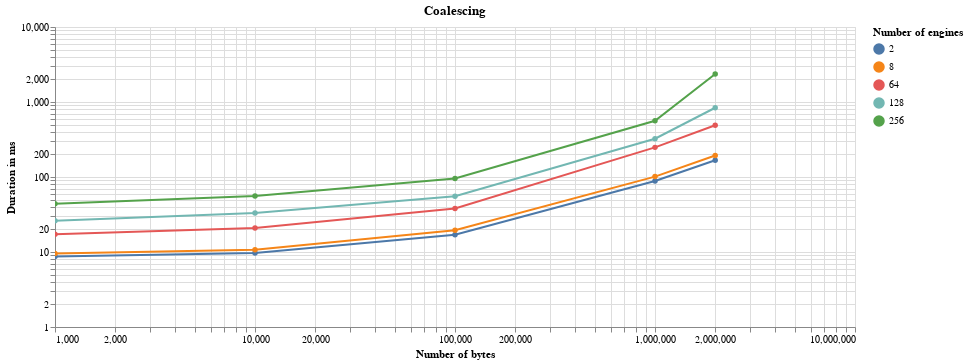
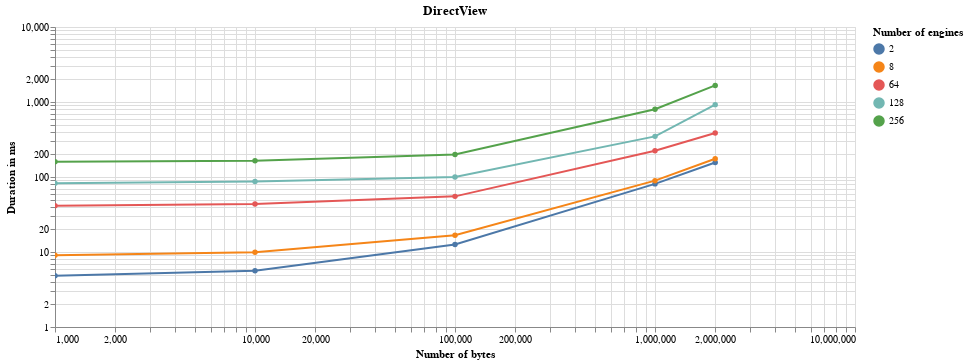
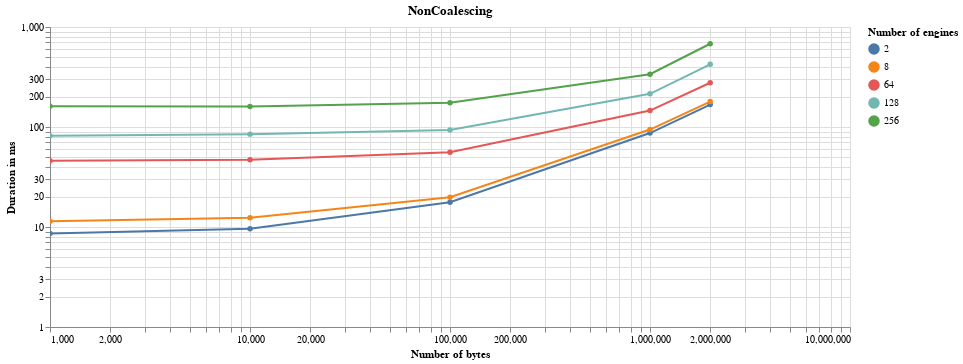

The notebook cell these images were saved under, in order:
### Code cell
for delay in data['Delay'].unique():    
    display(Markdown(f'### With a delay of {delay}'))
    for scheduler_name in data[data['Delay'] == delay]['Scheduler name'].unique():
        scheduler_data = data[(data['Delay'] == delay) & (data['Scheduler name'] == scheduler_name)]
        alt.Chart(scheduler_data).mark_line(point=True).encode(
            alt.X(
                'Number of bytes',
                scale=alt.Scale(type='log')
            ),
            alt.Y(
                'Duration in ms',
                scale=alt.Scale(type='log')

            ),
            color='Number of engines:N',
            tooltip='Duration in ms',
    
        ).properties(title=scheduler_name, width=800).interactive().display(renderer='svg')

### Figure 1 — Vega-Lite specification as saved in the notebook (floating-point values rounded to 4 significant figures)
{"$schema": "https://vega.github.io/schema/vega-lite/v3.4.0.json", "config": {"mark": {"tooltip": null}, "view": {"height": 300, "width": 400}}, "data": {"name": "data-8c265fd64a3561be412873cb7e6e176a"}, "datasets": {"data-8c265fd64a3561be412873cb7e6e176a": [{"Delay": 0, "Duration in ms": 8.69, "Number of bytes": 1000, "Number of engines": 2, "Scheduler name": "Coalescing", "Speedup": 0.5558}, {"Delay": 0, "Duration in ms": 9.68, "Number of bytes": 10000, "Number of engines": 2, "Scheduler name": "Coalescing", "Speedup": 0.5795}, {"Delay": 0, "Duration in ms": 16.97, "Number of bytes": 100000, "Number of engines": 2, "Scheduler name": "Coalescing", "Speedup": 0.7443}, {"Delay": 0, "Duration in ms": 88.53, "Number of bytes": 1000000, "Number of engines": 2, "Scheduler name": "Coalescing", "Speedup": 0.9145}, {"Delay": 0, "Duration in ms": 167.2, "Number of bytes": 2000000, "Number of engines": 2, "Scheduler name": "Coalescing", "Speedup": 0.9346}, {"Delay": 0, "Duration in ms": 9.58, "Number of bytes": 1000, "Number of engines": 8, "Scheduler name": "Coalescing", "Speedup": 0.9468}, {"Delay": 0, "Duration in ms": 10.75, "Number of bytes": 10000, "Number of engines": 8, "Scheduler name": "Coalescing", "Speedup": 0.92}, {"Delay": 0, "Duration in ms": 19.54, "Number of bytes": 100000, "Number of engines": 8, "Scheduler name": "Coalescing", "Speedup": 0.8557}, {"Delay": 0, "Duration in ms": 101.3, "Number of bytes": 1000000, "Number of engines": 8, "Scheduler name": "Coalescing", "Speedup": 0.8829}, {"Delay": 0, "Duration in ms": 193.7, "Number of bytes": 2000000, "Number of engines": 8, "Scheduler name": "Coalescing", "Speedup": 0.9027}, {"Delay": 0, "Duration in ms": 17.22, "Number of bytes": 1000, "Number of engines": 64, "Scheduler name": "Coalescing", "Speedup": 2.398}, {"Delay": 0, "Duration in ms": 20.95, "Number of bytes": 10000, "Number of engines": 64, "Scheduler name": "Coalescing", "Speedup": 2.079}, {"Delay": 0, "Duration in ms": 38.13, "Number of bytes": 100000, "Number of engines": 64, "Scheduler name": "Coalescing", "Speedup": 1.447}, {"Delay": 0, "Duration in ms": 248.3, "Number of bytes": 1000000, "Number of engines": 64, "Scheduler name": "Coalescing", "Speedup": 0.9019}, {"Delay": 0, "Duration in ms": 489.0, "Number of bytes": 2000000, "Number of engines": 64, "Scheduler name": "Coalescing", "Speedup": 0.7901}, {"Delay": 0, "Duration in ms": 26.13, "Number of bytes": 1000, "Number of engines": 128, "Scheduler name": "Coalescing", "Speedup": 3.153}, {"Delay": 0, "Duration in ms": 33.18, "Number of bytes": 10000, "Number of engines": 128, "Scheduler name": "Coalescing", "Speedup": 2.618}, {"Delay": 0, "Duration in ms": 55.29, "Number of bytes": 100000, "Number of engines": 128, "Scheduler name": "Coalescing", "Speedup": 1.809}, {"Delay": 0, "Duration in ms": 324.0, "Number of bytes": 1000000, "Number of engines": 128, "Scheduler name": "Coalescing", "Speedup": 1.074}, {"Delay": 0, "Duration in ms": 838.5, "Number of bytes": 2000000, "Number of engines": 128, "Scheduler name": "Coalescing", "Speedup": 1.1}, {"Delay": 0, "Duration in ms": 43.95, "Number of bytes": 1000, "Number of engines": 256, "Scheduler name": "Coalescing", "Speedup": 3.638}, {"Delay": 0, "Duration in ms": 55.73, "Number of bytes": 10000, "Number of engines": 256, "Scheduler name": "Coalescing", "Speedup": 2.964}, {"Delay": 0, "Duration in ms": 95.34, "Number of bytes": 100000, "Number of engines": 256, "Scheduler name": "Coalescing", "Speedup": 2.094}, {"Delay": 0, "Duration in ms": 561.7, "Number of bytes": 1000000, "Number of engines": 256, "Scheduler name": "Coalescing", "Speedup": 1.428}, {"Delay": 0, "Duration in ms": 2359.0, "Number of bytes": 2000000, "Number of engines": 256, "Scheduler name": "Coalescing", "Speedup": 0.705}]}, "encoding": {"color": {"field": "Number of engines", "type": "nominal"}, "tooltip": {"field": "Duration in ms", "type": "quantitative"}, "x": {"field": "Number of bytes", "scale": {"type": "log"}, "type": "quantitative"}, "y": {"field": "Duration in ms", "scale": {"type": "log"}, "type": "quantitative"}}, "mark": {"point": true, "type": "line"}, "selection": {"selector004": {"bind": "scales", "encodings": ["x", "y"], "type": "interval"}}, "title": "Coalescing", "width": 800}

### Figure 2 — Vega-Lite specification as saved in the notebook (floating-point values rounded to 4 significant figures)
{"$schema": "https://vega.github.io/schema/vega-lite/v3.4.0.json", "config": {"mark": {"tooltip": null}, "view": {"height": 300, "width": 400}}, "data": {"name": "data-74a72e475c33fd9643e48eab734eddf1"}, "datasets": {"data-74a72e475c33fd9643e48eab734eddf1": [{"Delay": 0, "Duration in ms": 4.83, "Number of bytes": 1000, "Number of engines": 2, "Scheduler name": "DirectView", "Speedup": 1}, {"Delay": 0, "Duration in ms": 5.61, "Number of bytes": 10000, "Number of engines": 2, "Scheduler name": "DirectView", "Speedup": 1}, {"Delay": 0, "Duration in ms": 12.63, "Number of bytes": 100000, "Number of engines": 2, "Scheduler name": "DirectView", "Speedup": 1}, {"Delay": 0, "Duration in ms": 80.96, "Number of bytes": 1000000, "Number of engines": 2, "Scheduler name": "DirectView", "Speedup": 1}, {"Delay": 0, "Duration in ms": 156.3, "Number of bytes": 2000000, "Number of engines": 2, "Scheduler name": "DirectView", "Speedup": 1}, {"Delay": 0, "Duration in ms": 9.07, "Number of bytes": 1000, "Number of engines": 8, "Scheduler name": "DirectView", "Speedup": 1}, {"Delay": 0, "Duration in ms": 9.89, "Number of bytes": 10000, "Number of engines": 8, "Scheduler name": "DirectView", "Speedup": 1}, {"Delay": 0, "Duration in ms": 16.72, "Number of bytes": 100000, "Number of engines": 8, "Scheduler name": "DirectView", "Speedup": 1}, {"Delay": 0, "Duration in ms": 89.4, "Number of bytes": 1000000, "Number of engines": 8, "Scheduler name": "DirectView", "Speedup": 1}, {"Delay": 0, "Duration in ms": 174.8, "Number of bytes": 2000000, "Number of engines": 8, "Scheduler name": "DirectView", "Speedup": 1}, {"Delay": 0, "Duration in ms": 41.29, "Number of bytes": 1000, "Number of engines": 64, "Scheduler name": "DirectView", "Speedup": 1}, {"Delay": 0, "Duration in ms": 43.55, "Number of bytes": 10000, "Number of engines": 64, "Scheduler name": "DirectView", "Speedup": 1}, {"Delay": 0, "Duration in ms": 55.17, "Number of bytes": 100000, "Number of engines": 64, "Scheduler name": "DirectView", "Speedup": 1}, {"Delay": 0, "Duration in ms": 224.0, "Number of bytes": 1000000, "Number of engines": 64, "Scheduler name": "DirectView", "Speedup": 1}, {"Delay": 0, "Duration in ms": 386.3, "Number of bytes": 2000000, "Number of engines": 64, "Scheduler name": "DirectView", "Speedup": 1}, {"Delay": 0, "Duration in ms": 82.4, "Number of bytes": 1000, "Number of engines": 128, "Scheduler name": "DirectView", "Speedup": 1}, {"Delay": 0, "Duration in ms": 86.85, "Number of bytes": 10000, "Number of engines": 128, "Scheduler name": "DirectView", "Speedup": 1}, {"Delay": 0, "Duration in ms": 100.0, "Number of bytes": 100000, "Number of engines": 128, "Scheduler name": "DirectView", "Speedup": 1}, {"Delay": 0, "Duration in ms": 348.1, "Number of bytes": 1000000, "Number of engines": 128, "Scheduler name": "DirectView", "Speedup": 1}, {"Delay": 0, "Duration in ms": 922.5, "Number of bytes": 2000000, "Number of engines": 128, "Scheduler name": "DirectView", "Speedup": 1}, {"Delay": 0, "Duration in ms": 159.9, "Number of bytes": 1000, "Number of engines": 256, "Scheduler name": "DirectView", "Speedup": 1}, {"Delay": 0, "Duration in ms": 165.2, "Number of bytes": 10000, "Number of engines": 256, "Scheduler name": "DirectView", "Speedup": 1}, {"Delay": 0, "Duration in ms": 199.7, "Number of bytes": 100000, "Number of engines": 256, "Scheduler name": "DirectView", "Speedup": 1}, {"Delay": 0, "Duration in ms": 802.0, "Number of bytes": 1000000, "Number of engines": 256, "Scheduler name": "DirectView", "Speedup": 1}, {"Delay": 0, "Duration in ms": 1663.0, "Number of bytes": 2000000, "Number of engines": 256, "Scheduler name": "DirectView", "Speedup": 1}]}, "encoding": {"color": {"field": "Number of engines", "type": "nominal"}, "tooltip": {"field": "Duration in ms", "type": "quantitative"}, "x": {"field": "Number of bytes", "scale": {"type": "log"}, "type": "quantitative"}, "y": {"field": "Duration in ms", "scale": {"type": "log"}, "type": "quantitative"}}, "mark": {"point": true, "type": "line"}, "selection": {"selector005": {"bind": "scales", "encodings": ["x", "y"], "type": "interval"}}, "title": "DirectView", "width": 800}

### Figure 3 — Vega-Lite specification as saved in the notebook (floating-point values rounded to 4 significant figures)
{"$schema": "https://vega.github.io/schema/vega-lite/v3.4.0.json", "config": {"mark": {"tooltip": null}, "view": {"height": 300, "width": 400}}, "data": {"name": "data-e8d3bcd88ecd63a66028859012cc3cbb"}, "datasets": {"data-e8d3bcd88ecd63a66028859012cc3cbb": [{"Delay": 0, "Duration in ms": 8.62, "Number of bytes": 1000, "Number of engines": 2, "Scheduler name": "NonCoalescing", "Speedup": 0.5603}, {"Delay": 0, "Duration in ms": 9.62, "Number of bytes": 10000, "Number of engines": 2, "Scheduler name": "NonCoalescing", "Speedup": 0.5832}, {"Delay": 0, "Duration in ms": 17.66, "Number of bytes": 100000, "Number of engines": 2, "Scheduler name": "NonCoalescing", "Speedup": 0.7152}, {"Delay": 0, "Duration in ms": 86.96, "Number of bytes": 1000000, "Number of engines": 2, "Scheduler name": "NonCoalescing", "Speedup": 0.931}, {"Delay": 0, "Duration in ms": 167.7, "Number of bytes": 2000000, "Number of engines": 2, "Scheduler name": "NonCoalescing", "Speedup": 0.9322}, {"Delay": 0, "Duration in ms": 11.42, "Number of bytes": 1000, "Number of engines": 8, "Scheduler name": "NonCoalescing", "Speedup": 0.7942}, {"Delay": 0, "Duration in ms": 12.4, "Number of bytes": 10000, "Number of engines": 8, "Scheduler name": "NonCoalescing", "Speedup": 0.7976}, {"Delay": 0, "Duration in ms": 19.87, "Number of bytes": 100000, "Number of engines": 8, "Scheduler name": "NonCoalescing", "Speedup": 0.8415}, {"Delay": 0, "Duration in ms": 94.3, "Number of bytes": 1000000, "Number of engines": 8, "Scheduler name": "NonCoalescing", "Speedup": 0.948}, {"Delay": 0, "Duration in ms": 179.6, "Number of bytes": 2000000, "Number of engines": 8, "Scheduler name": "NonCoalescing", "Speedup": 0.9735}, {"Delay": 0, "Duration in ms": 46.08, "Number of bytes": 1000, "Number of engines": 64, "Scheduler name": "NonCoalescing", "Speedup": 0.8961}, {"Delay": 0, "Duration in ms": 47.02, "Number of bytes": 10000, "Number of engines": 64, "Scheduler name": "NonCoalescing", "Speedup": 0.9262}, {"Delay": 0, "Duration in ms": 55.78, "Number of bytes": 100000, "Number of engines": 64, "Scheduler name": "NonCoalescing", "Speedup": 0.9891}, {"Delay": 0, "Duration in ms": 145.9, "Number of bytes": 1000000, "Number of engines": 64, "Scheduler name": "NonCoalescing", "Speedup": 1.535}, {"Delay": 0, "Duration in ms": 277.0, "Number of bytes": 2000000, "Number of engines": 64, "Scheduler name": "NonCoalescing", "Speedup": 1.395}, {"Delay": 0, "Duration in ms": 81.87, "Number of bytes": 1000, "Number of engines": 128, "Scheduler name": "NonCoalescing", "Speedup": 1.006}, {"Delay": 0, "Duration in ms": 84.86, "Number of bytes": 10000, "Number of engines": 128, "Scheduler name": "NonCoalescing", "Speedup": 1.023}, {"Delay": 0, "Duration in ms": 93.24, "Number of bytes": 100000, "Number of engines": 128, "Scheduler name": "NonCoalescing", "Speedup": 1.073}, {"Delay": 0, "Duration in ms": 214.5, "Number of bytes": 1000000, "Number of engines": 128, "Scheduler name": "NonCoalescing", "Speedup": 1.623}, {"Delay": 0, "Duration in ms": 423.6, "Number of bytes": 2000000, "Number of engines": 128, "Scheduler name": "NonCoalescing", "Speedup": 2.178}, {"Delay": 0, "Duration in ms": 161.0, "Number of bytes": 1000, "Number of engines": 256, "Scheduler name": "NonCoalescing", "Speedup": 0.9929}, {"Delay": 0, "Duration in ms": 160.6, "Number of bytes": 10000, "Number of engines": 256, "Scheduler name": "NonCoalescing", "Speedup": 1.029}, {"Delay": 0, "Duration in ms": 174.6, "Number of bytes": 100000, "Number of engines": 256, "Scheduler name": "NonCoalescing", "Speedup": 1.144}, {"Delay": 0, "Duration in ms": 337.2, "Number of bytes": 1000000, "Number of engines": 256, "Scheduler name": "NonCoalescing", "Speedup": 2.378}, {"Delay": 0, "Duration in ms": 679.8, "Number of bytes": 2000000, "Number of engines": 256, "Scheduler name": "NonCoalescing", "Speedup": 2.446}]}, "encoding": {"color": {"field": "Number of engines", "type": "nominal"}, "tooltip": {"field": "Duration in ms", "type": "quantitative"}, "x": {"field": "Number of bytes", "scale": {"type": "log"}, "type": "quantitative"}, "y": {"field": "Duration in ms", "scale": {"type": "log"}, "type": "quantitative"}}, "mark": {"point": true, "type": "line"}, "selection": {"selector006": {"bind": "scales", "encodings": ["x", "y"], "type": "interval"}}, "title": "NonCoalescing", "width": 800}
